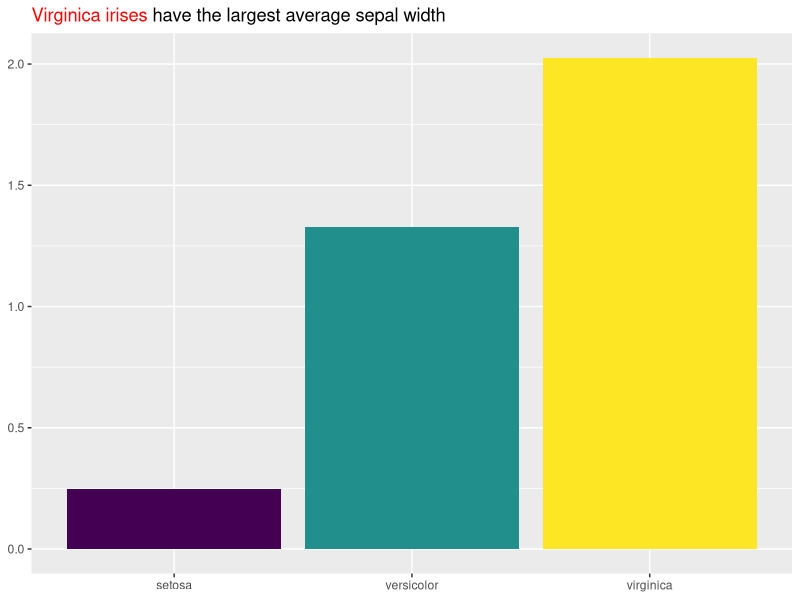
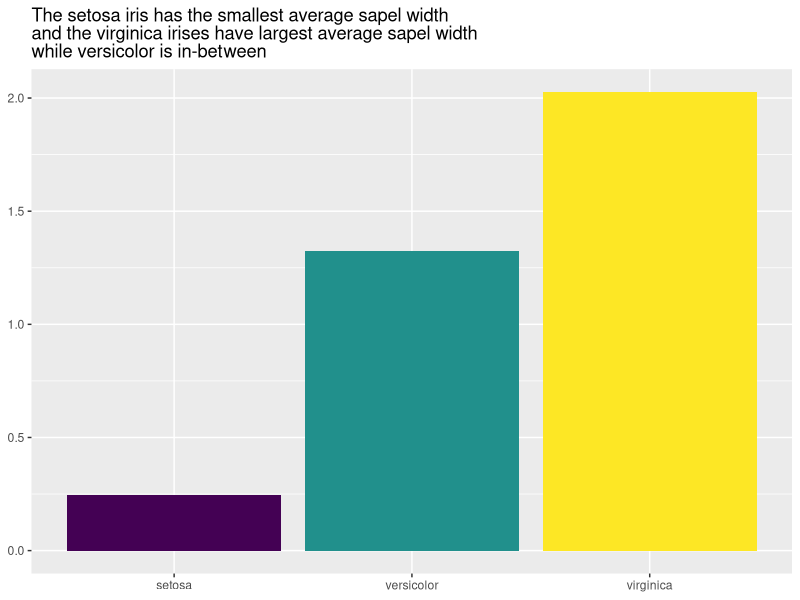
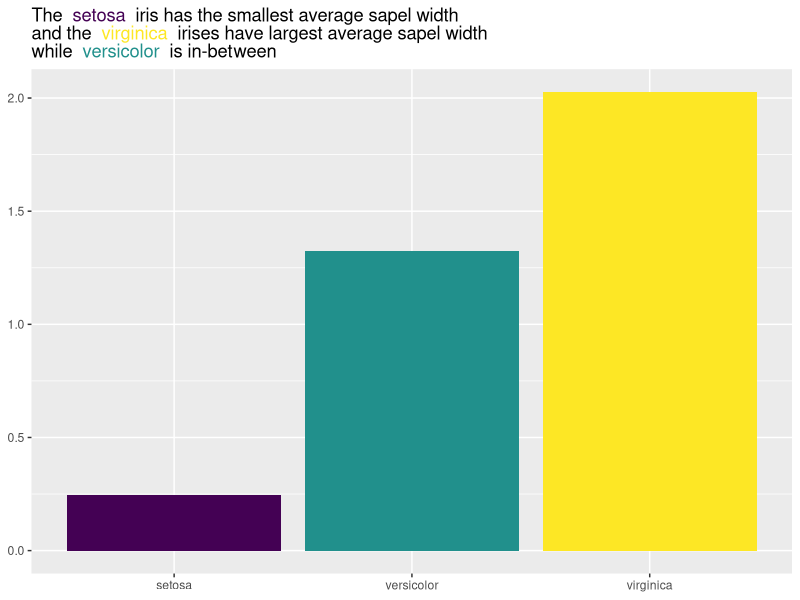

R code for these plots, in order:
## ---- chunk 1
knitr::opts_chunk$set(echo = TRUE)
options(tidyverse.quiet = TRUE)
## ---- chunk 2
library(tidyverse)
## ---- chunk 3
iris %>% 
  group_by(Species) %>% 
  summarize(mean_petal_width = mean(Petal.Width)) %>% 
  ungroup() ->
data  
  
data |>
 ggplot(aes(Species, mean_petal_width,
             fill = Species)) +
  geom_col(show.legend = FALSE) +
  scale_fill_viridis_d() +
  labs(x = NULL,
       y = NULL,
       title = "<span style = 'color: red;'>Virginica irises</span> have the largest average sepal width") +
  theme(plot.title = ggtext::element_markdown())

p <- last_plot()

fill_values <- layer_data(p)$fill 
fill_var <- p$mapping$fill |> capture.output() %>% .[2] %>% str_extract("\\^.+") %>% str_remove("\\^")
fill_representations <- p$data %>% .[fill_var] %>% pull() %>%   levels()
html_statements <- paste("<span style = 'color: ", fill_values, 
                         "'>", fill_representations, "</span>") 


grab_fill_info <- function(plot){
  
  fill_values <- layer_data(plot)$fill 
  
  fill_var <- plot$mapping$fill |> capture.output() %>% .[2] %>% 
    str_extract("\\^.+") %>% str_remove("\\^")
  
  fill_representations <- plot$data %>% .[fill_var] %>% pull() %>%   levels()
  
  html_statements <- paste("<span style = 'color: ", fill_values, 
                         "'>", fill_representations, "</span>") 
  
  data.frame(fill_values, fill_representations, html_statements)
  
}

grab_fill_info(p)


## ---- chunk 4
for(i in 1:length(fill_values)){

  start <- "virginica have the largest average sapel width"
  
  start <- start |> str_replace(fill_representations[i], html_statements[i])

start
  
}



auto_color_html <- function(x, fill_df ){
  
 for(i in 1:nrow(fill_df)){

  x <- x |> str_replace(fill_df$fill_representations[i], fill_df$html_statements[i])
  
 }
  
  x
  
}


auto_color_html("", grab_fill_info(p))

data |>
 ggplot(aes(Species, mean_petal_width,
             fill = Species)) +
  geom_col(show.legend = FALSE) +
  scale_fill_viridis_d() +
  labs(x = NULL,
       y = NULL,
       title = "The setosa iris has the smallest average sapel width<br>and the virginica irises have largest average sapel width<br> while versicolor is in-between") +
  theme(plot.title = ggtext::element_markdown())

q <- last_plot()

q_fill_df <- grab_fill_info(q)
  
q + 
  labs(title = "The setosa iris has the smallest average sapel width<br>and the virginica irises have largest average sapel width<br> while versicolor is in-between" |> 
        auto_color_html(q_fill_df)) +
  theme(plot.title = ggtext::element_markdown())
